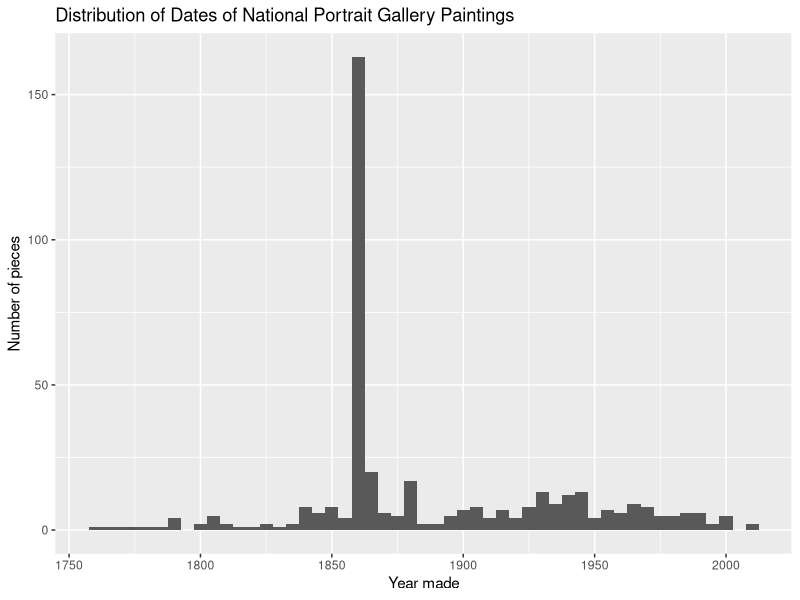

Here is the R script that generated this plot:
## ---- chunk 1
knitr::opts_chunk$set(echo = TRUE)
## ---- chunk 2
library(tidyverse) 
library(skimr)
## ---- chunk 3
npg_art <- read_csv("data/npg-art.csv")
## ---- chunk 4
npg_art <- npg_art %>%
  separate(date, into = c("date", "second_date"), sep = "\\-") %>%
  mutate(year_cleaned = str_remove(date,"c.") %>%
  as.numeric)


skim(npg_art)
## ---- chunk 5
npg_art %>%
  summarize(
    mean_year = mean(year_cleaned, na.rm = TRUE),
    sd_year = sd(year_cleaned, na.rm = TRUE),
    min_year = min(year_cleaned, na.rm = TRUE),
    max_year = max(year_cleaned, na.rm = TRUE)
  )

## ---- chunk 6
ggplot(data = npg_art,
       mapping = aes(x = year_cleaned)) +
  geom_histogram(binwidth = 5) +
  labs(title = "Distribution of Dates of National Portrait Gallery Paintings", 
       x = "Year made",
       y = "Number of pieces")

## ---- chunk 7
npg_art %>%
  count(year_cleaned, sort = TRUE)

